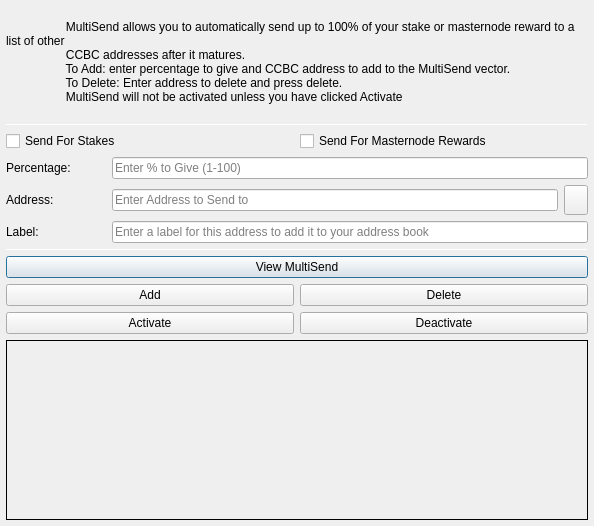
<?xml version="1.0" encoding="UTF-8"?>
<ui version="4.0">
 <class>MultiSendDialog</class>
 <widget class="QDialog" name="MultiSendDialog">
  <property name="windowModality">
   <enum>Qt::NonModal</enum>
  </property>
  <property name="geometry">
   <rect>
    <x>0</x>
    <y>0</y>
    <width>594</width>
    <height>526</height>
   </rect>
  </property>
  <property name="windowTitle">
   <string>MultiSend</string>
  </property>
  <layout class="QVBoxLayout" name="verticalLayout" stretch="0">
   <property name="leftMargin">
    <number>6</number>
   </property>
   <property name="topMargin">
    <number>6</number>
   </property>
   <property name="rightMargin">
    <number>6</number>
   </property>
   <property name="bottomMargin">
    <number>6</number>
   </property>
   <item>
    <layout class="QVBoxLayout" name="verticalLayout_Main" stretch="1,1,1,0,1,1,1">
     <item>
      <widget class="QLabel" name="label_2">
       <property name="lineWidth">
        <number>1</number>
       </property>
       <property name="text">
        <string>
                  MultiSend allows you to automatically send up to 100% of your stake or masternode reward to a list of other 
                  CCBC addresses after it matures.
                  To Add: enter percentage to give and CCBC address to add to the MultiSend vector.
                  To Delete: Enter address to delete and press delete.
                  MultiSend will not be activated unless you have clicked Activate
                </string>
       </property>
       <property name="alignment">
        <set>Qt::AlignLeading|Qt::AlignLeft|Qt::AlignTop</set>
       </property>
       <property name="wordWrap">
        <bool>true</bool>
       </property>
      </widget>
     </item>
     <item>
      <widget class="Line" name="line">
       <property name="minimumSize">
        <size>
         <width>0</width>
         <height>1</height>
        </size>
       </property>
       <property name="maximumSize">
        <size>
         <width>16777215</width>
         <height>1</height>
        </size>
       </property>
       <property name="orientation">
        <enum>Qt::Horizontal</enum>
       </property>
      </widget>
     </item>
     <item>
      <layout class="QVBoxLayout" name="verticalLayout_Settings">
       <item>
        <layout class="QHBoxLayout" name="horizontalLayout">
         <item>
          <widget class="QCheckBox" name="multiSendStakeCheckBox">
           <property name="text">
            <string>Send For Stakes</string>
           </property>
          </widget>
         </item>
         <item>
          <widget class="QCheckBox" name="multiSendMasternodeCheckBox">
           <property name="text">
            <string>Send For Masternode Rewards</string>
           </property>
          </widget>
         </item>
        </layout>
       </item>
       <item>
        <layout class="QHBoxLayout" name="horizontalLayout_6">
         <item>
          <widget class="QLabel" name="label">
           <property name="minimumSize">
            <size>
             <width>100</width>
             <height>0</height>
            </size>
           </property>
           <property name="toolTip">
            <string>Percentage of stake to send</string>
           </property>
           <property name="text">
            <string>Percentage:</string>
           </property>
          </widget>
         </item>
         <item>
          <widget class="QLineEdit" name="multiSendPercentEdit">
           <property name="toolTip">
            <string>Enter whole numbers 1 - 100</string>
           </property>
           <property name="placeholderText">
            <string>Enter % to Give (1-100)</string>
           </property>
          </widget>
         </item>
        </layout>
       </item>
       <item>
        <layout class="QHBoxLayout" name="horizontalLayout_7">
         <item>
          <widget class="QLabel" name="label_5">
           <property name="minimumSize">
            <size>
             <width>100</width>
             <height>0</height>
            </size>
           </property>
           <property name="toolTip">
            <string>Address to send portion of stake to</string>
           </property>
           <property name="text">
            <string>Address:</string>
           </property>
          </widget>
         </item>
         <item>
          <widget class="QLineEdit" name="multiSendAddressEdit">
           <property name="toolTip">
            <string/>
           </property>
           <property name="placeholderText">
            <string>Enter Address to Send to</string>
           </property>
          </widget>
         </item>
         <item>
          <widget class="QToolButton" name="addressBookButton">
           <property name="maximumSize">
            <size>
             <width>16777215</width>
             <height>32</height>
            </size>
           </property>
           <property name="toolTip">
            <string>Choose an address from the address book</string>
           </property>
           <property name="text">
            <string/>
           </property>
           <property name="icon">
            <iconset resource="../ccbc.qrc">
             <normaloff>:/icons/address-book</normaloff>:/icons/address-book</iconset>
           </property>
           <property name="shortcut">
            <string>Alt+A</string>
           </property>
          </widget>
         </item>
        </layout>
       </item>
      </layout>
     </item>
     <item>
      <layout class="QHBoxLayout" name="horizontalLayout_3">
       <item>
        <widget class="QLabel" name="label_3">
         <property name="minimumSize">
          <size>
           <width>100</width>
           <height>0</height>
          </size>
         </property>
         <property name="text">
          <string>Label:</string>
         </property>
        </widget>
       </item>
       <item>
        <widget class="QLineEdit" name="labelAddressLabelEdit">
         <property name="placeholderText">
          <string>Enter a label for this address to add it to your address book</string>
         </property>
        </widget>
       </item>
      </layout>
     </item>
     <item>
      <widget class="Line" name="line_2">
       <property name="minimumSize">
        <size>
         <width>0</width>
         <height>1</height>
        </size>
       </property>
       <property name="maximumSize">
        <size>
         <width>16777215</width>
         <height>1</height>
        </size>
       </property>
       <property name="orientation">
        <enum>Qt::Horizontal</enum>
       </property>
      </widget>
     </item>
     <item>
      <layout class="QVBoxLayout" name="verticalLayout_Buttons">
       <item>
        <layout class="QHBoxLayout" name="horizontalLayout_4">
         <item>
          <widget class="QPushButton" name="viewButton">
           <property name="toolTip">
            <string/>
           </property>
           <property name="statusTip">
            <string>View MultiSend Vector</string>
           </property>
           <property name="text">
            <string>View MultiSend</string>
           </property>
          </widget>
         </item>
        </layout>
       </item>
       <item>
        <layout class="QHBoxLayout" name="horizontalLayout_2">
         <item>
          <widget class="QPushButton" name="addButton">
           <property name="toolTip">
            <string/>
           </property>
           <property name="statusTip">
            <string>Add to MultiSend Vector</string>
           </property>
           <property name="text">
            <string>Add</string>
           </property>
          </widget>
         </item>
         <item>
          <widget class="QPushButton" name="deleteButton">
           <property name="toolTip">
            <string/>
           </property>
           <property name="statusTip">
            <string>Delete Address From MultiSend Vector</string>
           </property>
           <property name="text">
            <string>Delete</string>
           </property>
          </widget>
         </item>
        </layout>
       </item>
       <item>
        <layout class="QHBoxLayout" name="horizontalLayout_5">
         <item>
          <widget class="QPushButton" name="activateButton">
           <property name="statusTip">
            <string>Activate MultiSend</string>
           </property>
           <property name="text">
            <string>Activate</string>
           </property>
          </widget>
         </item>
         <item>
          <widget class="QPushButton" name="disableButton">
           <property name="statusTip">
            <string>Deactivate MultiSend</string>
           </property>
           <property name="text">
            <string>Deactivate</string>
           </property>
          </widget>
         </item>
        </layout>
       </item>
      </layout>
     </item>
     <item>
      <widget class="QLabel" name="message">
       <property name="minimumSize">
        <size>
         <width>0</width>
         <height>180</height>
        </size>
       </property>
       <property name="frameShape">
        <enum>QFrame::Panel</enum>
       </property>
       <property name="frameShadow">
        <enum>QFrame::Plain</enum>
       </property>
       <property name="lineWidth">
        <number>1</number>
       </property>
       <property name="midLineWidth">
        <number>1</number>
       </property>
       <property name="text">
        <string/>
       </property>
       <property name="alignment">
        <set>Qt::AlignLeading|Qt::AlignLeft|Qt::AlignTop</set>
       </property>
       <property name="wordWrap">
        <bool>true</bool>
       </property>
      </widget>
     </item>
    </layout>
   </item>
  </layout>
 </widget>
 <resources>
  <include location="../ccbc.qrc"/>
 </resources>
 <connections/>
</ui>
